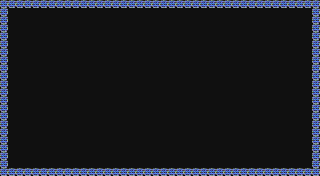

A 2D game scene composited from a Tiled map and its tileset images. What follows is a short description and the map's XML, with every tile layer's data as written:
An orthogonal 40x22 tile map with 8x8 px tiles, 2 tile layers (floor, walls) and 14 objects (7x fruit, 5x wall, player, stageGate).

<map version="1.2" tiledversion="1.2.4" orientation="orthogonal" renderorder="right-down" width="40" height="22" tilewidth="8" tileheight="8" infinite="0" backgroundcolor="#101010" nextlayerid="7" nextobjectid="25">
 <properties>
  <property name="x" type="int" value="7" />
  <property name="y" type="int" value="1" />
  <property name="z" type="int" value="1" />
 </properties>
 <tileset firstgid="1" source="cpillarTiles.tsx" />
 <layer id="3" name="floor" width="40" height="22">
  <data encoding="csv">
0,0,0,0,0,0,0,0,0,0,0,0,0,0,0,0,0,0,0,0,0,0,0,0,0,0,0,0,0,0,0,0,0,0,0,0,0,0,0,0,
0,0,0,0,0,0,0,0,0,0,0,0,0,0,0,0,0,0,0,0,0,0,0,0,0,0,0,0,0,0,0,0,0,0,0,0,0,0,0,0,
0,0,0,0,0,0,0,0,0,0,0,0,0,0,0,0,0,0,0,0,0,0,0,0,0,0,0,0,0,0,0,0,0,0,0,0,0,0,0,0,
0,0,0,0,0,0,0,0,0,0,0,0,0,0,0,0,0,0,0,0,0,0,0,0,0,0,0,0,0,0,0,0,0,0,0,0,0,0,0,0,
0,0,0,0,0,0,0,0,0,0,0,0,0,0,0,0,0,0,0,0,0,0,0,0,0,0,0,0,0,0,0,0,0,0,0,0,0,0,0,0,
0,0,0,0,0,0,0,0,0,0,0,0,0,0,0,0,0,0,0,0,0,0,0,0,0,0,0,0,0,0,0,0,0,0,0,0,0,0,0,0,
0,0,0,0,0,0,0,0,0,0,0,0,0,0,0,0,0,0,0,0,0,0,0,0,0,0,0,0,0,0,0,0,0,0,0,0,0,0,0,0,
0,0,0,0,0,0,0,0,0,0,0,0,0,0,0,0,0,0,0,0,0,0,0,0,0,0,0,0,0,0,0,0,0,0,0,0,0,0,0,0,
0,0,0,0,0,0,0,0,0,0,0,0,0,0,0,0,0,0,0,0,0,0,0,0,0,0,0,0,0,0,0,0,0,0,0,0,0,0,0,0,
0,0,0,0,0,0,0,0,0,0,0,0,0,0,0,0,0,0,0,0,0,0,0,0,0,0,0,0,0,0,0,0,0,0,0,0,0,0,0,0,
0,0,0,0,0,0,0,0,0,0,0,0,0,0,0,0,0,0,0,0,0,0,0,0,0,0,0,0,0,0,0,0,0,0,0,0,0,0,0,0,
0,0,0,0,0,0,0,0,0,0,0,0,0,0,0,0,0,0,0,0,0,0,0,0,0,0,0,0,0,0,0,0,0,0,0,0,0,0,0,0,
0,0,0,0,0,0,0,0,0,0,0,0,0,0,0,0,0,0,0,0,0,0,0,0,0,0,0,0,0,0,0,0,0,0,0,0,0,0,0,0,
0,0,0,0,0,0,0,0,0,0,0,0,0,0,0,0,0,0,0,0,0,0,0,0,0,0,0,0,0,0,0,0,0,0,0,0,0,0,0,0,
0,0,0,0,0,0,0,0,0,0,0,0,0,0,0,0,0,0,0,0,0,0,0,0,0,0,0,0,0,0,0,0,0,0,0,0,0,0,0,0,
0,0,0,0,0,0,0,0,0,0,0,0,0,0,0,0,0,0,0,0,0,0,0,0,0,0,0,0,0,0,0,0,0,0,0,0,0,0,0,0,
0,0,0,0,0,0,0,0,0,0,0,0,0,0,0,0,0,0,0,0,0,0,0,0,0,0,0,0,0,0,0,0,0,0,0,0,0,0,0,0,
0,0,0,0,0,0,0,0,0,0,0,0,0,0,0,0,0,0,0,0,0,0,0,0,0,0,0,0,0,0,0,0,0,0,0,0,0,0,0,0,
0,0,0,0,0,0,0,0,0,0,0,0,0,0,0,0,0,0,0,0,0,0,0,0,0,0,0,0,0,0,0,0,0,0,0,0,0,0,0,0,
0,0,0,0,0,0,0,0,0,0,0,0,0,0,0,0,0,0,0,0,0,0,0,0,0,0,0,0,0,0,0,0,0,0,0,0,0,0,0,0,
0,0,0,0,0,0,0,0,0,0,0,0,0,0,0,0,0,0,0,0,0,0,0,0,0,0,0,0,0,0,0,0,0,0,0,0,0,0,0,0,
0,0,0,0,0,0,0,0,0,0,0,0,0,0,0,0,0,0,0,0,0,0,0,0,0,0,0,0,0,0,0,0,0,0,0,0,0,0,0,0
</data>
 </layer>
 <layer id="1" name="walls" width="40" height="22">
  <data encoding="csv">
3,3,3,3,3,3,3,3,3,3,3,3,3,3,3,3,3,3,3,3,3,3,3,3,3,3,3,3,3,3,3,3,3,3,3,3,3,3,3,3,
3,0,0,0,0,0,0,0,0,0,0,0,0,0,0,0,0,0,0,0,0,0,0,0,0,0,0,0,0,0,0,0,0,0,0,0,0,0,0,3,
3,0,0,0,0,0,0,0,0,0,0,0,0,0,0,0,0,0,0,0,0,0,0,0,0,0,0,0,0,0,0,0,0,0,0,0,0,0,0,3,
3,0,0,0,0,0,0,0,0,0,0,0,0,0,0,0,0,0,0,0,0,0,0,0,0,0,0,0,0,0,0,0,0,0,0,0,0,0,0,3,
3,0,0,0,0,0,0,0,0,0,0,0,0,0,0,0,0,0,0,0,0,0,0,0,0,0,0,0,0,0,0,0,0,0,0,0,0,0,0,3,
3,0,0,0,0,0,0,0,0,0,0,0,0,0,0,0,0,0,0,0,0,0,0,0,0,0,0,0,0,0,0,0,0,0,0,0,0,0,0,3,
3,0,0,0,0,0,0,0,0,0,0,0,0,0,0,0,0,0,0,0,0,0,0,0,0,0,0,0,0,0,0,0,0,0,0,0,0,0,0,3,
3,0,0,0,0,0,0,0,0,0,0,0,0,0,0,0,0,0,0,0,0,0,0,0,0,0,0,0,0,0,0,0,0,0,0,0,0,0,0,3,
3,0,0,0,0,0,0,0,0,0,0,0,0,0,0,0,0,0,0,0,0,0,0,0,0,0,0,0,0,0,0,0,0,0,0,0,0,0,0,3,
3,0,0,0,0,0,0,0,0,0,0,0,0,0,0,0,0,0,0,0,0,0,0,0,0,0,0,0,0,0,0,0,0,0,0,0,0,0,0,3,
3,0,0,0,0,0,0,0,0,0,0,0,0,0,0,0,0,0,0,0,0,0,0,0,0,0,0,0,0,0,0,0,0,0,0,0,0,0,0,3,
3,0,0,0,0,0,0,0,0,0,0,0,0,0,0,0,0,0,0,0,0,0,0,0,0,0,0,0,0,0,0,0,0,0,0,0,0,0,0,3,
3,0,0,0,0,0,0,0,0,0,0,0,0,0,0,0,0,0,0,0,0,0,0,0,0,0,0,0,0,0,0,0,0,0,0,0,0,0,0,3,
3,0,0,0,0,0,0,0,0,0,0,0,0,0,0,0,0,0,0,0,0,0,0,0,0,0,0,0,0,0,0,0,0,0,0,0,0,0,0,3,
3,0,0,0,0,0,0,0,0,0,0,0,0,0,0,0,0,0,0,0,0,0,0,0,0,0,0,0,0,0,0,0,0,0,0,0,0,0,0,3,
3,0,0,0,0,0,0,0,0,0,0,0,0,0,0,0,0,0,0,0,0,0,0,0,0,0,0,0,0,0,0,0,0,0,0,0,0,0,0,3,
3,0,0,0,0,0,0,0,0,0,0,0,0,0,0,0,0,0,0,0,0,0,0,0,0,0,0,0,0,0,0,0,0,0,0,0,0,0,0,3,
3,0,0,0,0,0,0,0,0,0,0,0,0,0,0,0,0,0,0,0,0,0,0,0,0,0,0,0,0,0,0,0,0,0,0,0,0,0,0,3,
3,0,0,0,0,0,0,0,0,0,0,0,0,0,0,0,0,0,0,0,0,0,0,0,0,0,0,0,0,0,0,0,0,0,0,0,0,0,0,3,
3,0,0,0,0,0,0,0,0,0,0,0,0,0,0,0,0,0,0,0,0,0,0,0,0,0,0,0,0,0,0,0,0,0,0,0,0,0,0,3,
3,0,0,0,0,0,0,0,0,0,0,0,0,0,0,0,0,0,0,0,0,0,0,0,0,0,0,0,0,0,0,0,0,0,0,0,0,0,0,3,
3,3,3,3,3,3,3,3,3,3,3,3,3,3,3,3,3,3,3,3,3,3,3,3,3,3,3,3,3,3,3,3,3,3,3,3,3,3,3,3
</data>
 </layer>
 <objectgroup id="2" name="Object Layer 1">
  <object id="2" type="wall" x="-48" y="40" width="40" height="24" />
  <object id="11" type="wall" x="0" y="0" width="8" height="176" />
  <object id="12" type="wall" x="8" y="168" width="312" height="8" />
  <object id="13" type="wall" x="312" y="0" width="8" height="168" />
  <object id="14" type="wall" x="8" y="0" width="304" height="8" />
  <object id="15" name="PLAYER SPAWN" type="player" x="88" y="136" width="8" height="8" />
  <object id="16" name="Exit" type="stageGate" x="200" y="56" width="8" height="8">
   <properties>
    <property name="x" type="int" value="1" />
    <property name="y" type="int" value="1" />
    <property name="z" type="int" value="1" />
   </properties>
  </object>
  <object id="17" name="fruit" type="fruit" x="184" y="88" width="8" height="8">
   <properties>
    <property name="fruitType" type="int" value="7" />
   </properties>
  </object>
  <object id="19" name="fruit" type="fruit" x="200" y="88" width="8" height="8">
   <properties>
    <property name="fruitType" type="int" value="7" />
   </properties>
  </object>
  <object id="20" name="fruit" type="fruit" x="216" y="88" width="8" height="8">
   <properties>
    <property name="fruitType" type="int" value="7" />
   </properties>
  </object>
  <object id="21" name="fruit" type="fruit" x="200" y="104" width="8" height="8">
   <properties>
    <property name="fruitType" type="int" value="7" />
   </properties>
  </object>
  <object id="22" name="fruit" type="fruit" x="184" y="120" width="8" height="8">
   <properties>
    <property name="fruitType" type="int" value="7" />
   </properties>
  </object>
  <object id="23" name="fruit" type="fruit" x="200" y="120" width="8" height="8">
   <properties>
    <property name="fruitType" type="int" value="7" />
   </properties>
  </object>
  <object id="24" name="fruit" type="fruit" x="216" y="120" width="8" height="8">
   <properties>
    <property name="fruitType" type="int" value="7" />
   </properties>
  </object>
 </objectgroup>
</map>
